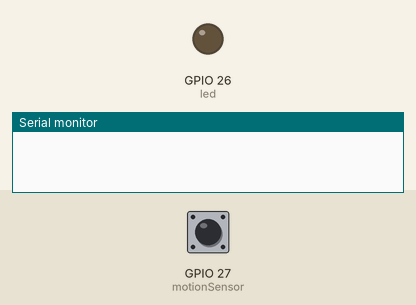
Simulated run of this sketch. Board: ESP32. On the bench: output pins drawn as LEDs (lit = HIGH), the last lines printed to the serial monitor. The inputs (shaded band) are chosen by the test bench; at power-on: GPIO 27 (motionSensor) HIGH.

Above: at 1.2 s.
1.3 s: GPIO 27 (motionSensor) pulsed LOW 2 times (0.12 s each, 0.3 s apart)
At 2.8 s:
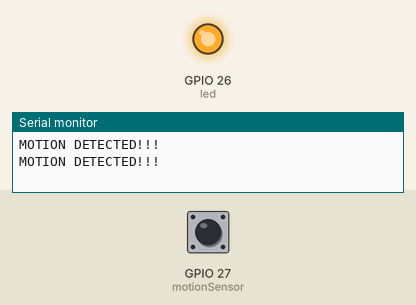
Timing chart, 0 to 13.2 s (numbered marks = the images above; inputs shaded):
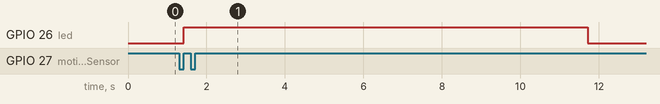

The sketch:

sketch_unit6_2.ino
```cpp
#define timeSeconds 10

const int led = 26;
const int motionSensor = 27;

unsigned long now = millis();
unsigned long lastTrigger = 0;
boolean startTimer = false;

void setup() {
  Serial.begin(115200);

  pinMode(motionSensor, INPUT_PULLUP);
  attachInterrupt(digitalPinToInterrupt(motionSensor), detectsMovement, RISING);

  pinMode(led, OUTPUT);
  digitalWrite(led, LOW);
}

void loop() {
  now = millis();
  if (startTimer && (now - lastTrigger > (timeSeconds * 1000))) {
    Serial.println("Motion stopped...");
    digitalWrite(led, LOW);
    startTimer = false;
  }
}

void detectsMovement() {
  Serial.println("MOTION DETECTED!!!");
  digitalWrite(led, HIGH);
  startTimer = true;
  lastTrigger = millis();
}
```

Measured:
- after the input at 1.3 s, GPIO 26 (led): LOW → HIGH after 0.12 s, → LOW 10.3 s later
